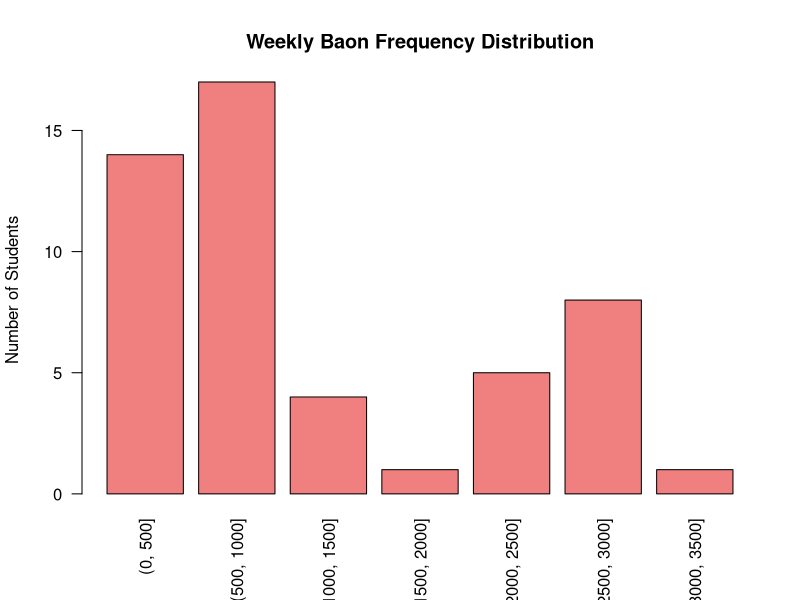
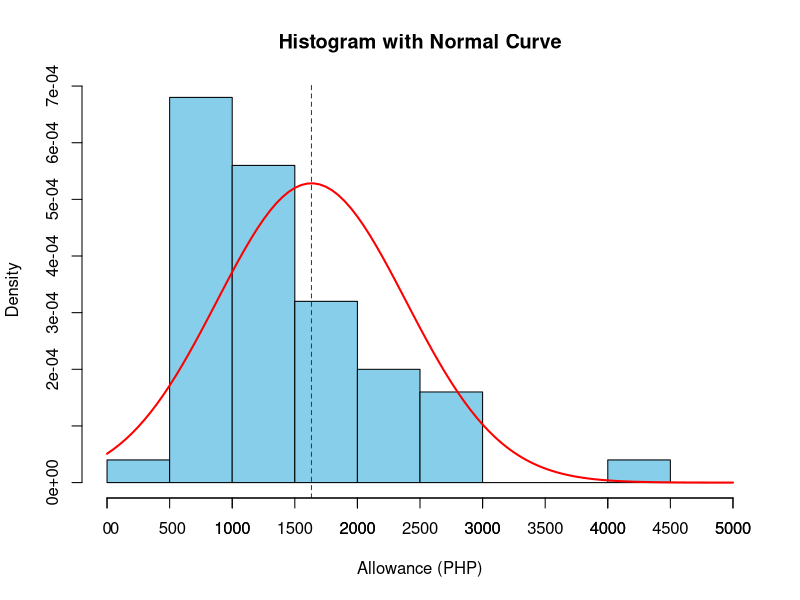
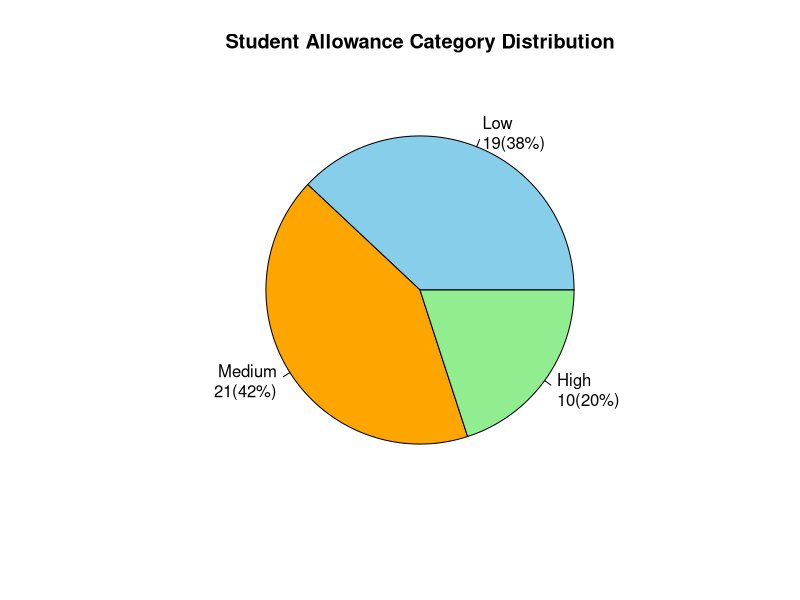

Recreate these plots in R, in order.
## ---- chunk 1
baon <- c(
  1500, 1500, 1500, 1000, 1500, 1000, 3000, 1500, 4200, 2500,
  1250, 800, 800, 2000, 1500, 1000, 1000, 2000, 2000, 3000,
  3000, 1500, 1500, 1500, 1000, 2000, 1400, 2500, 500, 2000,
  1000, 2500, 1700, 1500, 1000, 2000, 2500, 1000, 1000, 1000,
  1000, 1000, 1200, 1800, 1000, 1000, 1000, 3000, 2500, 1500
)

## ---- chunk 2

baon_df <- data.frame(Student = paste("Student", 1:length(baon)),
                      Weekly_Baon = baon)


knitr::kable(baon_df, caption = "Weekly Allowance of Students (in PHP)")
## ---- chunk 3

mean_baon <- mean(baon)
sd_baon <- sd(baon)

mean_baon
sd_baon

## ---- chunk 4

breaks <- seq(0, 5000, by = 500)
baon_cut <- cut(baon, breaks = breaks)


uniqlvl <- unique(baon_cut)

labels <- c("(0, 500]", "(500, 1000]", "(1000, 1500]", "(1500, 2000]", 
            "(2000, 2500]", "(2500, 3000]", "(3000, 3500]", "(3500, 4000]", 
            "(4000, 4500]", "(4500, 5000]")

if (length(uniqlvl) <= length(labels)) {
  baon_cut <- factor(baon_cut, levels = uniqlvl, labels = labels[1:length(uniqlvl)])
}

freqcy_table <- table(baon_cut)

freq_df <- as.data.frame(freqcy_table)
colnames(freq_df) <- c("Baon Range", "Frequency")


knitr::kable(freq_df, caption = "Frequency Distribution of Student Weekly Allowance")

## ---- chunk 5
barplot(freqcy_table, 
        col = "lightcoral", 
        main = "Weekly Baon Frequency Distribution", 
        ylab = "Number of Students",
        border = "black",
        las = 2)  # Rotate the x-axis labels for better readability
## ---- chunk 6

hist(baon, breaks = seq(0, 5000, by = 500), 
     col = "skyblue", 
     probability = TRUE,
     main = "Histogram with Normal Curve", 
     xlab = "Allowance (PHP)", 
     border = "black")


curve(dnorm(x, mean = mean_baon, sd = sd_baon), 
      col = "red", 
      lwd = 2, 
      add = TRUE)


abline(v = mean_baon, col = "darkgreen",lty = 2)


axis(1, at = seq(0, 5000, by = 500), 
     labels = format(seq(0, 5000, by = 500), 
     scientific = FALSE), las = 1)
## ---- chunk 7
within_1sd <- sum(baon >= (mean_baon - sd_baon) & 
                    baon <= (mean_baon + sd_baon)) / length(baon) * 100

within_2sd <- sum(baon >= (mean_baon - 2*sd_baon) & 
                    baon <= (mean_baon + 2*sd_baon)) / length(baon) * 100

within_3sd <- sum(baon >= (mean_baon - 3*sd_baon) & 
                    baon <= (mean_baon + 3*sd_baon)) / length(baon) * 100

within_1sd
within_2sd
within_3sd
## ---- chunk 8
baon_group <- cut(baon, breaks = c(0, 1200, 2000, 5000),
                  labels = c("Low", "Medium", "High"))


group_counts <- table(baon_group)


percentages <- round(group_counts / sum(group_counts) * 100, 2)


labels <- paste(names(group_counts), "\n", group_counts, "(", percentages, "%)", sep = "")


pie(group_counts, labels = labels, 
    col = c("skyblue", "orange", "lightgreen"),
    main = "Student Allowance Category Distribution")
